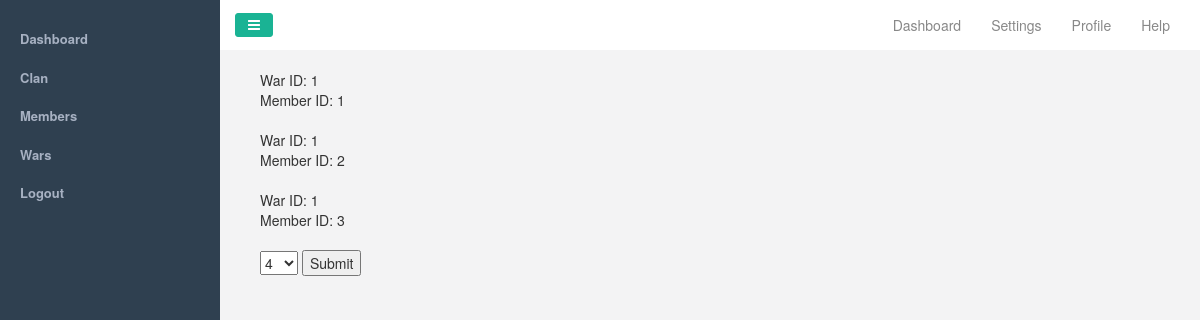
Screenshot of /roster.php?war_id=1 (signed in) with the database file from the repository.
### tables this page shows
CREATE TABLE IF NOT EXISTS `roster` (
  `id` int(11) NOT NULL AUTO_INCREMENT,
  `war_id` int(11) NOT NULL,
  `member_id` int(11) NOT NULL,
  PRIMARY KEY (`id`),
  KEY `war_id` (`war_id`),
  KEY `member_id` (`member_id`)
);

### roster.php (the view, shortened to what this page needs)
<?php require($_SERVER['DOCUMENT_ROOT']."/wartracker/templatestart.php"); ?>
<?php
	$war_id = NULL;
	$current_roster = array();
	if (!empty($_GET['war_id'])) {
		$war_id = $_GET['war_id'];
	}
	$query = "SELECT war_id, member_id FROM roster WHERE war_id = :war_id";
	$query_params = array(':war_id' => $war_id);
	$stmt = $db->prepare($query);
	$stmt->execute($query_params);
	$rows = $stmt->fetchAll();
	foreach ($rows as $roster) {
		array_push($current_roster, $roster['member_id']);
		echo 'War ID: '.$roster['war_id'];
		echo '<br>';
		echo 'Member ID: '.$roster['member_id'];
		echo '<br>';
		echo '<br>';
	}
?>
<?php
	$query = "SELECT id FROM member";
	$stmt = $db->prepare($query);
	$stmt->execute();
	$member_id_list = $stmt->fetchAll();
?>
<form action="" method="post">
	<select name="member_id" >
		<?php foreach ($member_id_list as $member) : ?>
			<?php if (!in_array($member['id'], $current_roster)) : ?>
	    		<option value="<?php echo $member['id']; ?>"><?php echo $member['id'] ?></option>
	    	<?php endif; ?>
	    <?php endforeach; ?>
	</select>
	<input type="submit"></input>
</form>
<?php require($_SERVER['DOCUMENT_ROOT']."/wartracker/templatestop.php"); ?>

### css/custom.css (style rules this page uses)
body { font-family: "open sans", "Helvetica Neue", Helvetica,Arial, sans-serif; }
@media (min-width: 768px) { body { position: relative; margin-left: 220px; padding-top: 0; } }

### rows the page displays
roster: war "1", member "1"
roster: war "1", member "2"
roster: war "1", member "3"

### other values shown
form field member_id "4"
